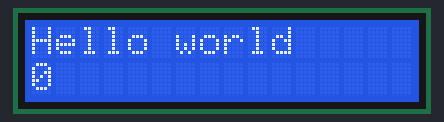
A sketch run on a simulated Arduino Uno, built with avr-gcc and run on an emulated ATmega328P. On the bench: 16×2 character LCD.

Above: at 0.1 s.
At 4.1 s:
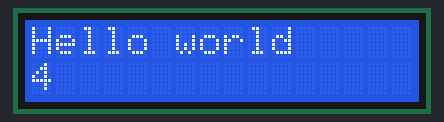
At 9.1 s:
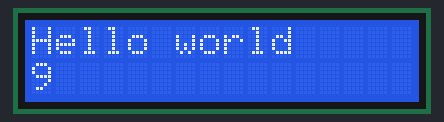
At 19.1 s:
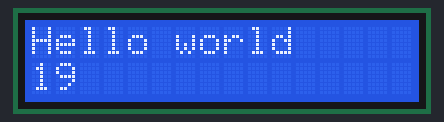
At 29.1 s:
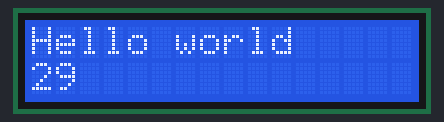
At 39.1 s:
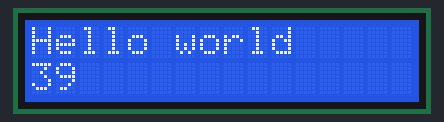

Measured:
- what the display in image 1 shows lasts 1.0 s, from 4.0 s to 5.0 s

The sketch:

0918_01_TextLCD.ino
```cpp
#include <LiquidCrystal.h>

LiquidCrystal lcd(12, 11, 5, 4, 3, 2);

;void setup() {
  // put your setup code here, to run once:
  lcd.begin(16, 2); // 16by2라 col 16, row 2
  lcd.print("Hello world"); // 위치지정을 안하고 찍으면 그냥 위에 찍힘


}

void loop() {
  // put your main code here, to run repeatedly:
  lcd.setCursor(0,1); // 위치 - 2번째줄 처음부터 찍겠다
  lcd.print(millis()/1000);
}
```
